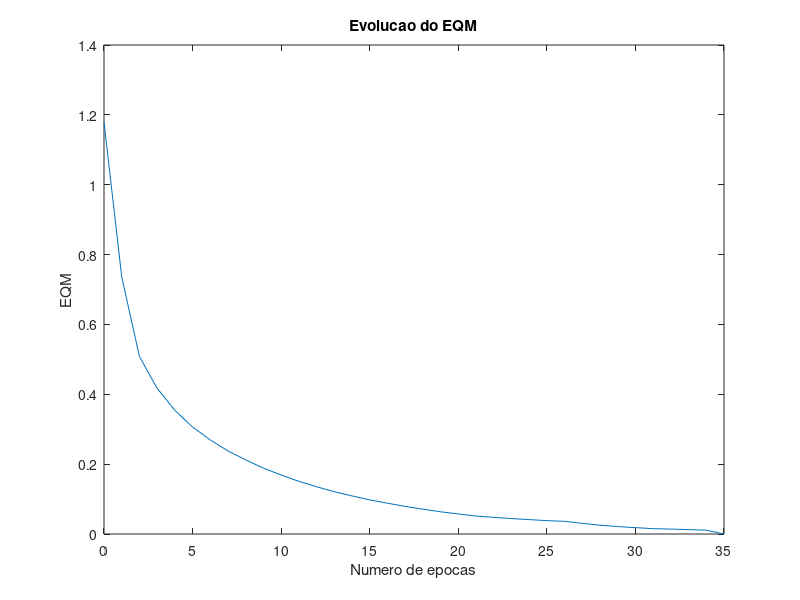

Recreate this plot in MATLAB.
%************************************************************************
% Universidade de São Paulo 
% Saida deve ser codificada em -1, 1
% X - Entrada (Nxne)
% d - Saida desejada (Nxns)
% N - numero de instâncias
% ne - numero de entradas
% ns - numero de saidas
% Exemplo
        X = [0 0; 0 1; 1 0; 1 1]
        d = [ -1; -1; -1; 1]
%        W=perceptron(X,d)
% ***********************************************************************

 %data=load('iris.txt');
 %X=data(:,1:4);
 
 IRIS_SETOSA = 1;
 IRIS_VERSICOLOR = 2;
 IRIS_VIRGINICA = 3;

function W=perceptron(X,d)

N=size(X,1);     % numero de exemplos
X=[ones(N,1),X]; % adciona o termo de bias
ne=size(X,2);    % numero de entradas
ns=size(d,2);    % numero de saidas
W = rand(ns,ne)/5; %inicializa os pesos
Y=calc_saida(X,W);  %calcula a saida do perceptron
erro = Y - d; % calcula o erro
EQM = 1/N*sum(sum(erro.*erro)); %Erro quadratico médico
nit = 0;
nitmax = 10000;
vet_erro=EQM;
while EQM > 1e-6 & nit<nitmax
    nit = nit + 1;
    dJdW = calc_grad(X,d,W,N);
    dir = -dJdW;
    alfa=calc_alfa(X,d,W,dir,N);
    W = W + alfa*dir;
    Y=calc_saida(X,W);
    erro = Y - d;
    EQM = 1/N*sum(sum(erro.*erro))
    vet_erro=[vet_erro;EQM];
end
%plot(0:nit,vet_erro,'linewidth',2)
plot(0:nit,vet_erro)
xlabel('Numero de epocas')
ylabel('EQM')
title ('Evolucao do EQM')
end

function clasificar_tipos(X)
  numeroColunas = size(X,2)
  numeroTotal = size(X,1);
  indice = 0;
  tipoLista = []
  
  while indice < numeroTotal
    indice = indice + 1;
    tipo = [X(indice, numeroColunas)];
    j = 0
    valorExistente = false
    while j<size(tipoLista, 2)
      j = j+1
      if tipoLista(j) == tipo
        valorExistente = true
      end  
    end
    
    if !valorExistente
      tipoLista = [tipoLista, tipo]
    end
  end
end 

function [X]=carregaDataSet()
 data=load('dataSetIrisTiposClassified.txt');
 X=data(:,1:5);
end

function oneVsOne()

 X = carregaDataSet();
 
 matriz_setosa = seleciona_dataset_por_tipo(IRIS_SETOSA, X);
 matriz_versicolor = seleciona_dataset_por_tipo(IRIS_VERSICOLOR, X);
 matriz_virginica = seleciona_dataset_por_tipo(IRIS_VIRGINICA, X);
 
 setosa_vs_versicolor = matriz_a_vs_matriz_b(matriz_setosa, matriz_versicolor);
 setosa_vs_virginica = matriz_a_vs_matriz_b(matriz_setosa, matriz_virginica);
 versicolor_vs_virginica = matriz_a_vs_matriz_b(matriz_versicolor, matriz_virginica);
 
 [setosa_vs_versicolor_treino, setosa_validacao, versicolor_validacao]=obtem_treino_validacao(setosa_vs_versicolor);
 
 %W=perceptron(setosa_vs_versicolor_treino(:,1:4),setosa_vs_versicolor_treino(:,6));
 resultado_setosa_validacao = predicit_one(setosa_vs_versicolor_treino(:,1:4),setosa_vs_versicolor_treino(:,6), setosa_validacao(:,1:4))
 resultado_versicolor_validacao = predicit_one(setosa_vs_versicolor_treino(:,1:4),setosa_vs_versicolor_treino(:,6), versicolor_validacao(:,1:4))
 
 [setosa_vs_virginica_treino, setosa_validacao, virginica_validacao]=obtem_treino_validacao(setosa_vs_virginica);
 
 resultado_setosa_validacao = predicit_one(setosa_vs_virginica_treino(:,1:4),setosa_vs_virginica_treino(:,6), setosa_validacao(:,1:4))
 resultado_virginica_validacao = predicit_one(setosa_vs_virginica_treino(:,1:4),setosa_vs_virginica_treino(:,6), virginica_validacao(:,1:4))
 
 [versicolor_vs_virginica_treino, versicolor_validacao, virginica_validacao]=obtem_treino_validacao(versicolor_vs_virginica);
 
 resultado_versicolor_validacao = predicit_one(versicolor_vs_virginica_treino(:,1:4),versicolor_vs_virginica_treino(:,6), versicolor_validacao(:,1:4));
 resultado_virginica_validacao = predicit_one(versicolor_vs_virginica_treino(:,1:4),versicolor_vs_virginica_treino(:,6), virginica_validacao(:,1:4));
 
  
end  

function [taxa_acerto]=validacao_resultado(resultado, resultado_esperado)
   qtd_resultado_esperado = size(resultado == resultado_esperado)
   qtd_resultado = size(resultado)
   taxa_acerto = 0
   if qtd_resultado_esperado == qtd_resultado
     taxa_acerto = 100;
   else
     taxa_acerto = qtd_resultado_esperado*100/qtd_resultado
   end   
end  

function [matriz_final]=matriz_a_vs_matriz_b(ma, mb)

  ma_saida = define_saida_matriz(ma, 1)
  mb_saida = define_saida_matriz(mb, -1)
  
  matriz_final = [ma_saida; mb_saida];
end

function [data_set]=define_saida_matriz(X, saida)
  indice = 0;
  numLinhas = size(X,1)
  data_set = [];
  while indice < numLinhas
    indice = indice +1;
    data_set = [data_set; X(indice,:), saida]
  end
end  

function [matriz]=seleciona_dataset_por_tipo(tipo, dataSet)
  indice = 0;
  matriz = [];
  while indice < size(dataSet, 1)
    indice = indice + 1;
    valor = dataSet(indice,size(dataSet, 2));
    if valor == tipo
      matriz = [matriz; dataSet(indice,:)];
    end 
  end
end  

function [matrizTreino, matrizValidacaoPositiva, matrizValidacaoNegativa]=obtem_treino_validacao(X)
  matrizValoresPositivo = [];
  matrizValoresNegativos = [];
  numeroTreinoTotal = size(X,1);
  numeroColunasMatrizEntrada = size(X,2);
  
  indice = 0;
  
  while indice < numeroTreinoTotal
    indice = indice + 1;
    valorLinha = X(indice,:);
    resultadoTreino = valorLinha(numeroColunasMatrizEntrada);
    if (resultadoTreino == 1)
      matrizValoresPositivo = [matrizValoresPositivo; valorLinha];
    else 
      matrizValoresNegativos = [matrizValoresNegativos; valorLinha];
    end 
  end 
  
  numeroTreinoPositivo=size(matrizValoresPositivo,1);
  numTreino = 0;
  numTreino = numeroTreinoPositivo*0.6;
  
  numTreino = ceil(numTreino);
  numValidacao = numeroTreinoPositivo - numTreino;
  
  matrizTreino = matrizValoresPositivo(1:numTreino,:);
  matrizValidacaoPositiva = matrizValoresPositivo(1:numValidacao, :);
  matrizTreino = [matrizTreino;matrizValoresNegativos];
  matrizValidacaoNegativa = matrizValoresNegativos;
 
end

function R=predicit_one(X, d, Xv)
  W=perceptron(X,d)
  N=size(Xv,1);     % numero de exemplos
  Xv=[ones(N,1),Xv]; % adciona o termo de bias  
  R=calc_saida(Xv,W);
end

function dJdW=calc_grad(X,d,W,N)
Z=X*W';
Y= tanh(Z);
erro = Y -d;
dJdW = 1/N*((erro.*(1-Y.*Y))'*X);

end

function Y=calc_saida(X,W)
Z=X*W';
Y= tanh(Z);
end

function alfa=calc_alfa(X,d,W,dir,N)
alfa_l= 0;
alfa_u= rand;
Wnew = W + alfa_u*dir;
%*******************************************************
% calcula o alfa_u positivo
g=calc_grad(X,d,Wnew,N);
h=g(:)'*dir(:);
while h<0
    alfa_u = 2*alfa_u;
    Wnew = W + alfa_u*dir;
    g=calc_grad(X,d,Wnew,N);
    h=g(:)'*dir(:);
end
%**********************************************************
alfa_m = (alfa_l+alfa_u)/2;
k = ceil(log((alfa_u-alfa_l)/1.0e-5));
nit = 0;

while nit<k & abs(h)>1.0e-5
    Wnew = W + alfa_m*dir;
    g=calc_grad(X,d,Wnew,N);
    h=g(:)'*dir(:);
    if h>0
        alfa_u = alfa_m;
    else
        alfa_l = alfa_m;
    end
    alfa_m = (alfa_l+alfa_u)/2;
end
alfa = alfa_m;
end

W = perceptron(X,d)
